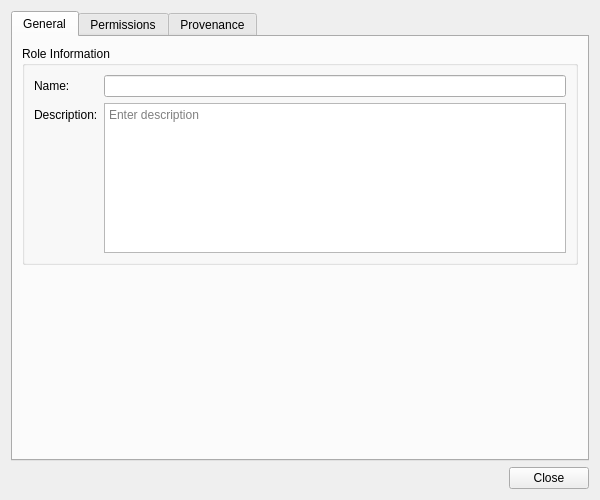
<?xml version="1.0" encoding="UTF-8"?>
<ui version="4.0">
 <class>RoleDetailDialog</class>
 <widget class="QWidget" name="RoleDetailDialog">
  <property name="geometry">
   <rect>
    <x>0</x>
    <y>0</y>
    <width>600</width>
    <height>500</height>
   </rect>
  </property>
  <property name="minimumSize">
   <size>
    <width>600</width>
    <height>500</height>
   </size>
  </property>
  <property name="sizePolicy">
   <sizepolicy hsizetype="Preferred" vsizetype="Preferred">
    <horstretch>0</horstretch>
    <verstretch>0</verstretch>
   </sizepolicy>
  </property>
  <property name="windowTitle">
   <string>Role Details</string>
  </property>
  <layout class="QVBoxLayout" name="verticalLayout">
   <item>
    <widget class="QTabWidget" name="tabWidget">
     <property name="currentIndex"><number>0</number></property>
     <widget class="QWidget" name="generalTab">
      <attribute name="title"><string>General</string></attribute>
      <layout class="QVBoxLayout" name="generalLayout">
       <item>
        <widget class="QGroupBox" name="roleInfoGroup">
         <property name="title">
          <string>Role Information</string>
         </property>
         <layout class="QFormLayout" name="formLayout">
          <item row="0" column="0">
           <widget class="QLabel" name="labelName">
            <property name="text">
             <string>Name:</string>
            </property>
           </widget>
          </item>
          <item row="0" column="1">
           <widget class="QLineEdit" name="nameEdit">
            <property name="readOnly">
             <bool>true</bool>
            </property>
           </widget>
          </item>
          <item row="1" column="0">
           <widget class="QLabel" name="labelDescription">
            <property name="text">
             <string>Description:</string>
            </property>
           </widget>
          </item>
          <item row="1" column="1">
           <widget class="QPlainTextEdit" name="descriptionEdit">
            <property name="minimumSize">
             <size>
              <width>0</width>
              <height>80</height>
             </size>
            </property>
            <property name="maximumSize">
             <size>
              <width>16777215</width>
              <height>150</height>
             </size>
            </property>
            <property name="readOnly">
             <bool>true</bool>
            </property>
            <property name="placeholderText">
             <string>Enter description</string>
            </property>
           </widget>
          </item>
         </layout>
        </widget>
       </item>
       <item>
        <spacer name="verticalSpacer">
         <property name="orientation">
          <enum>Qt::Vertical</enum>
         </property>
         <property name="sizeHint" stdset="0">
          <size>
           <width>20</width>
           <height>40</height>
          </size>
         </property>
        </spacer>
       </item>
      </layout>
     </widget>
     <widget class="QWidget" name="permissionsTab">
      <attribute name="title"><string>Permissions</string></attribute>
      <layout class="QVBoxLayout" name="permissionsLayout">
       <item>
        <widget class="QGroupBox" name="permissionsGroup">
         <property name="title">
          <string>Assigned Permissions</string>
         </property>
         <layout class="QVBoxLayout" name="permissionsGroupLayout">
          <item>
           <widget class="QListWidget" name="permissionsList">
            <property name="alternatingRowColors">
             <bool>true</bool>
            </property>
            <property name="selectionMode">
             <enum>QAbstractItemView::NoSelection</enum>
            </property>
           </widget>
          </item>
         </layout>
        </widget>
       </item>
      </layout>
     </widget>
     <widget class="QWidget" name="provenanceTab">
      <attribute name="title"><string>Provenance</string></attribute>
      <layout class="QVBoxLayout" name="provenanceTabLayout">
       <item>
        <widget class="ores::qt::ProvenanceWidget" name="provenanceWidget" native="true"/>
       </item>
      </layout>
     </widget>
    </widget>
   </item>
   <item>
    <layout class="QHBoxLayout" name="buttonLayout">
     <item>
      <spacer name="horizontalSpacer">
       <property name="orientation">
        <enum>Qt::Horizontal</enum>
       </property>
       <property name="sizeHint" stdset="0">
        <size>
         <width>40</width>
         <height>20</height>
        </size>
       </property>
      </spacer>
     </item>
     <item>
      <widget class="QPushButton" name="closeButton">
       <property name="text">
        <string>Close</string>
       </property>
      </widget>
     </item>
    </layout>
   </item>
  </layout>
 </widget>
 <customwidgets>
  <customwidget>
   <class>ores::qt::ProvenanceWidget</class>
   <extends>QWidget</extends>
   <header>ores.qt/ProvenanceWidget.hpp</header>
  </customwidget>
 </customwidgets>
 <resources/>
 <connections/>
</ui>
